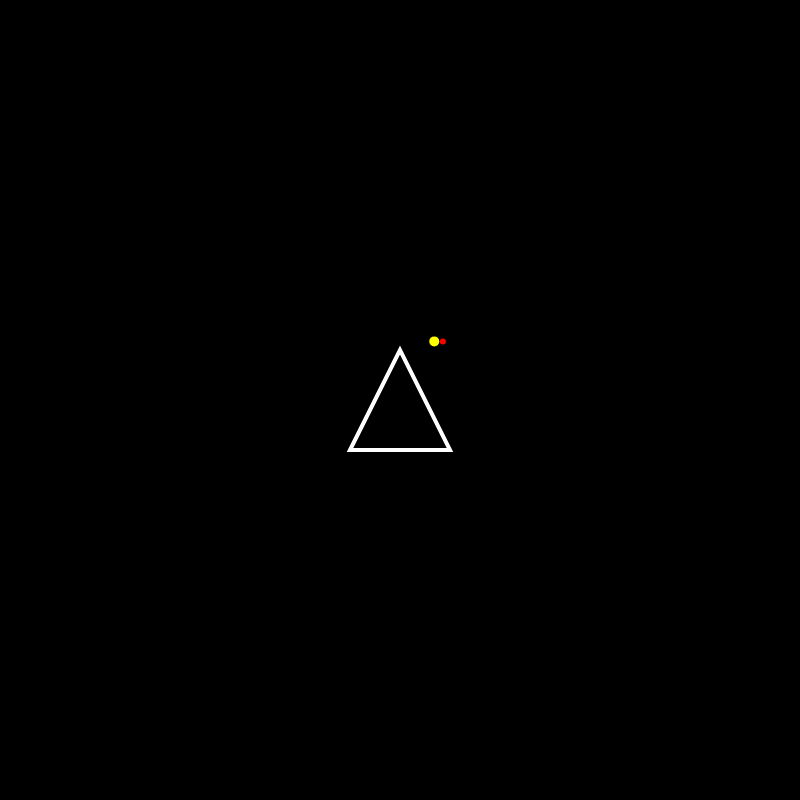
Frame 1 (no input)
Frame 60 (no input): identical to frame 1, image omitted
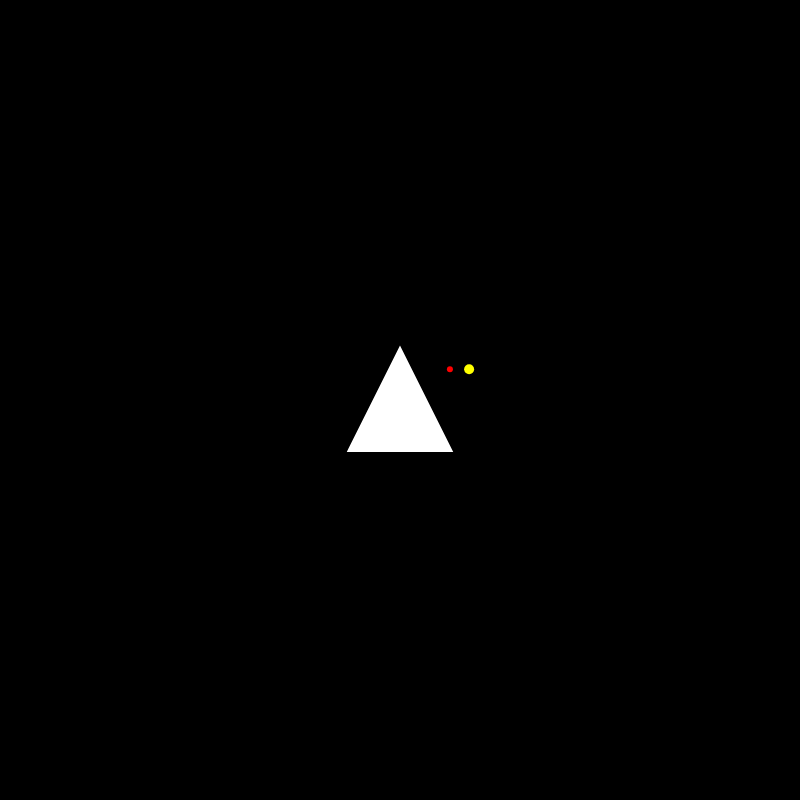
Frame 120 (the mouse pressed at the canvas centre since frame 60)

The p5.js sketch that drew these frames (run headless with seeded random() and noise() and a simulated clock; from frame 60 on, the mouse is pressed at the canvas centre):

// p5.js sketch
// ── sketch.js
let counter = 0;
let x1;
let y1;
let col = 0;

function setup() {
  createCanvas(800, 800);
  frameRate(60);
}

function draw() {
  //displaying
  background(0);

  fill(col);
  stroke(255);
  strokeWeight(4);
  triangle(350, 450, 400, 350, 450, 450);

  if(counter % 60 == 0) {
    x1 = random(300, 500);
    y1 = random(500, 300);
  }
  stroke(255, 0, 0);
  strokeWeight(6);
  point(x1, y1);

  //collision detection
  let y1T = y1 - 350;
  let x1T = y1 - 350 + 1 * x1;

  stroke(255, 255, 0);
  strokeWeight(10);
  point(x1T, y1);

  if(x1 < x1T && y1 < 450) {
    col = 255;
  } else {
    col = 0;
  }
  console.log(x1T);
  counter++;
}
